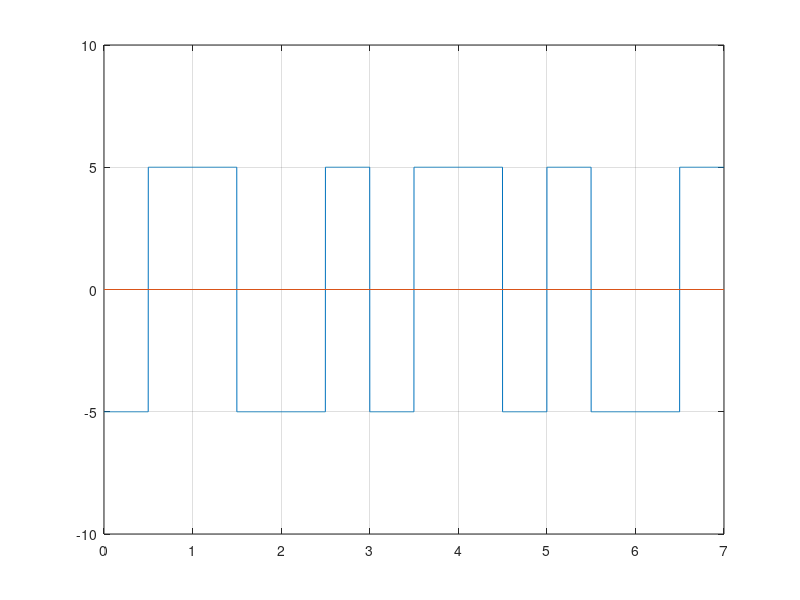

Reproduce this figure in MATLAB.
clc; #... Clear command line
clear all; #... Clear variables
close all; #... Clear figures

bits = [1 0 1 1 0 0 1];

#... Modulation
bitrate = 1;
voltage = 5;

sampling_rate = 1000;
sampling_time = 1/sampling_rate;

end_time = length(bits)/bitrate;
time = 0:sampling_time:end_time;

index = 1;

for i = 1:length(time)
    if bits(index) == 1
        modulation(i) = -voltage;
    else
        modulation(i) = voltage;
    endif
    if time(i)*bitrate >= index-(bitrate/2)
        modulation(i) = -modulation(i);
    endif
    if time(i)*bitrate >= index
        index = index+1;
    endif
endfor

plot(time, modulation);
axis([0 end_time -voltage-5 voltage+5]);
line([0 end_time], [0,0]);
grid on;

#... Demodulation

index = 1;

for i = 1:length(modulation)
    if modulation(i) == -voltage && time(i)*bitrate < index-bitrate/2
        demodultaion(index) = 1;
    endif
    if modulation(i) == voltage && time(i)*bitrate < index-bitrate/2
        demodultaion(index) = 0;
    endif
    if time(i)*bitrate >= index
        index = index+1;
    endif
endfor

disp(demodultaion);
